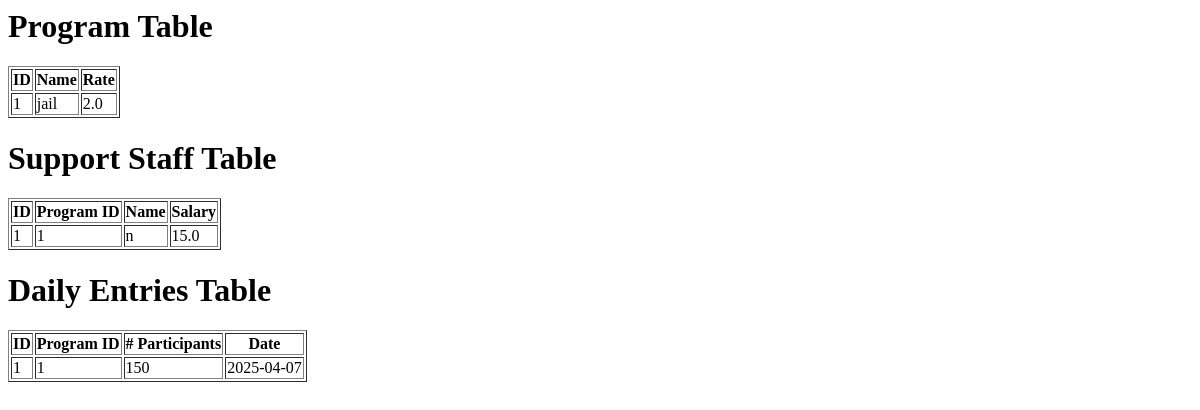
The app's page /view_database, older data.
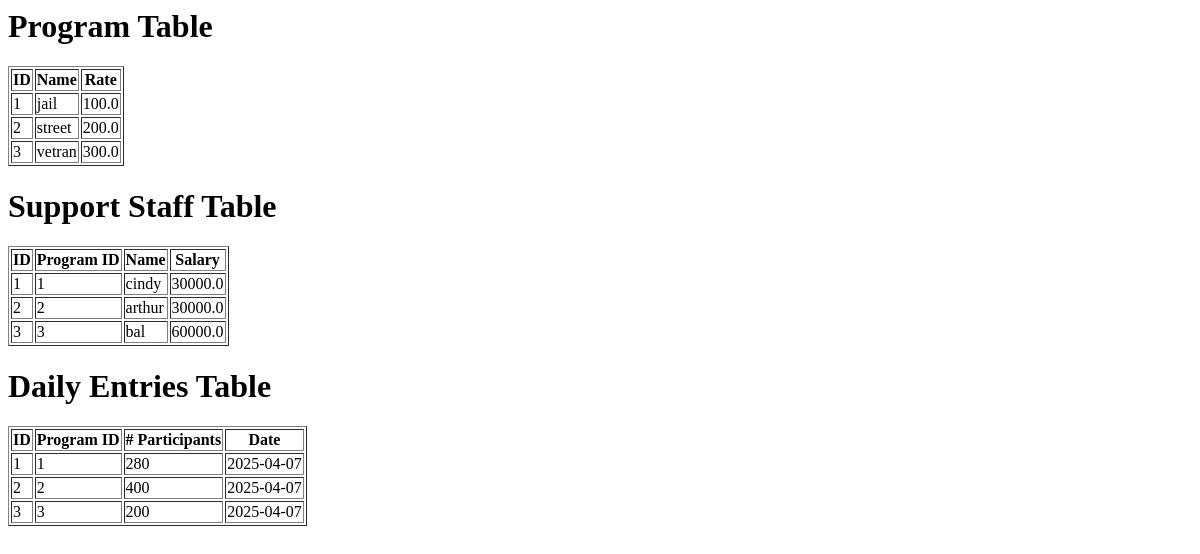
The same page, newer data.
### app/models.py (models this page shows, shortened)
class ProgramModel(db.Model):
    __tablename__ = 'program_model'
    id = db.Column(db.Integer, primary_key=True)
    name = db.Column(db.String(100), nullable=False)
    rate = db.Column(db.Float, nullable=False)

class CostsPerProgramModel(db.Model):
    id = db.Column(db.Integer, primary_key=True)
    program_id = db.Column(db.Integer, db.ForeignKey('program_model.id'), nullable=False)
    name = db.Column(db.String(100), nullable=False)
    salary = db.Column(db.Float, nullable=False)

class DailyEntriesModel(db.Model):
    id = db.Column(db.Integer, primary_key=True)
    number_of_participants = db.Column(db.Integer, nullable=False)
    program_id = db.Column(db.Integer, db.ForeignKey('program_model.id'), nullable=False)
    date = db.Column(db.Date, nullable=False, default=date.today())

### app/routes.py (the view)
@main.route('/view_database')
def view_database():
    programs = ProgramModel.query.all()
    staff = CostsPerProgramModel.query.all()
    entries = DailyEntriesModel.query.all()
    return render_template('view_database.html', programs=programs, staff=staff, entries=entries)

### app/templates/view_database.html
<h1>Program Table</h1>
<table border="1">
    <tr>
        <th>ID</th><th>Name</th><th>Rate</th>
    </tr>
    {% for program in programs %}
    <tr>
        <td>{{ program.id }}</td>
        <td>{{ program.name }}</td>
        <td>{{ program.rate }}</td>
    </tr>
    {% endfor %}
</table>
<h1>Support Staff Table</h1>
<table border="1">
    <tr>
        <th>ID</th><th>Program ID</th><th>Name</th><th>Salary</th>
    </tr>
    {% for staff_member in staff %}
    <tr>
        <td>{{ staff_member.id }}</td>
        <td>{{ staff_member.program_id }}</td>
        <td>{{ staff_member.name }}</td>
        <td>{{ staff_member.salary }}</td>
    </tr>
    {% endfor %}
</table>
<h1>Daily Entries Table</h1>
<table border="1">
    <tr>
        <th>ID</th><th>Program ID</th><th># Participants</th><th>Date</th>
    </tr>
    {% for entry in entries %}
    <tr>
        <td>{{ entry.id }}</td>
        <td>{{ entry.program_id }}</td>
        <td>{{ entry.number_of_participants }}</td>
        <td>{{ entry.date }}</td>
    </tr>
    {% endfor %}
</table>

Row changes from the older to the newer data that the page shows:
changed ProgramModel "jail": rate "2.0" → "100.0"
added ProgramModel: id "2", name "street", rate "200.0"
added ProgramModel: id "3", name "vetran", rate "300.0"
changed CostsPerProgramModel id 1: name "n" → "cindy"; salary "15.0" → "30000.0"
added CostsPerProgramModel: id "2", program_id "2", name "arthur", salary "30000.0"
added CostsPerProgramModel: id "3", program_id "3", name "bal", salary "60000.0"
changed DailyEntriesModel id 1: number_of_participants "150" → "280"
added DailyEntriesModel: id "2", program_id "2", number_of_participants "400", date "2025-04-07"
added DailyEntriesModel: id "3", program_id "3", number_of_participants "200", date "2025-04-07"
